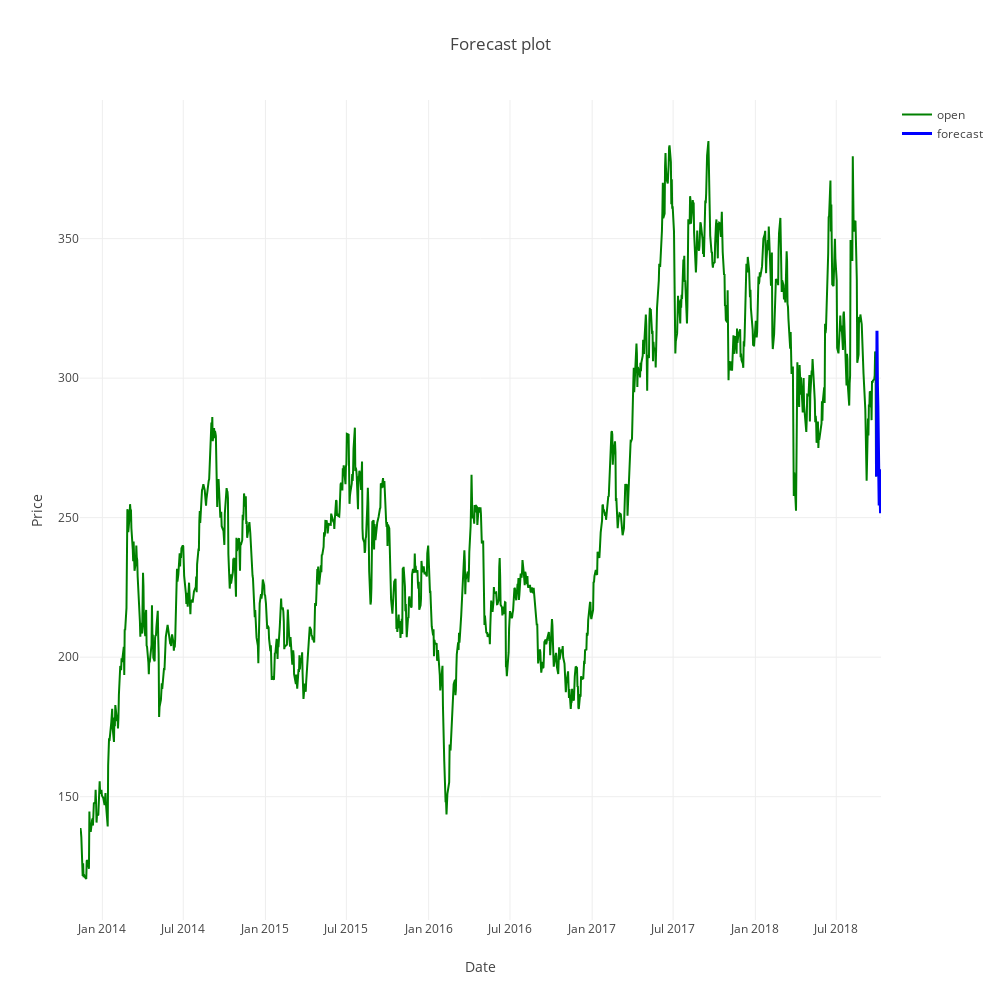

The notebook cell saved with this chart:
### Code cell
p1 = go.Scatter(x=df.index,
                y=df.close, 
                mode='lines',
                name='open',
                marker=dict(color='green')
               )
p2 = go.Scatter(x=df.index, 
                y=df.forecast,
                mode='lines',
                name='forecast',
                line=dict(color='blue', width=3)
                )

layout = go.Layout(title='Forecast plot',width=1000,height=1000,
xaxis=dict(title='Date',ticks='', showticklabels=True,
                              zeroline=False),
                   yaxis=dict(title='Price',ticks='', showticklabels=True,
                              zeroline=False),
                   showlegend=True)

fig = go.Figure(data=[p1, p2], layout=layout)

iplot(fig)

### Figure 1 — Plotly figure (JSON) as saved in the notebook; plotly's stock layout.template omitted (floating-point values rounded to 4 significant figures; data arrays with more than 128 entries replaced by an {"elided": "..."} marker saying what was removed)
{"data": [{"marker": {"color": "green"}, "mode": "lines", "name": "open", "type": "scatter", "uid": "326d7914-d081-11e8-ba8f-8c85907a8027", "x": {"elided": "1240 str values"}, "y": {"elided": "1240 float values"}}, {"line": {"color": "blue", "width": 3}, "mode": "lines", "name": "forecast", "type": "scatter", "uid": "326d7a54-d081-11e8-98e1-8c85907a8027", "x": {"elided": "1240 str values"}, "y": {"elided": "1240 float values"}}], "layout": {"height": 1000, "showlegend": true, "title": "Forecast plot", "width": 1000, "xaxis": {"showticklabels": true, "ticks": "", "title": "Date", "zeroline": false}, "yaxis": {"showticklabels": true, "ticks": "", "title": "Price", "zeroline": false}}}
